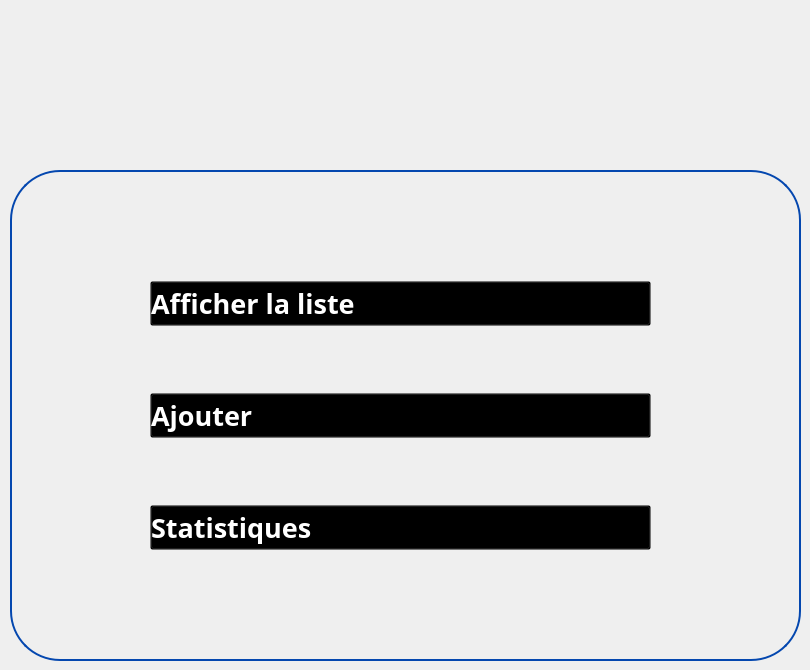
   <widget class="QWidget" name="projet">
    <widget class="QLabel" name="label_10">
     <property name="geometry">
      <rect>
       <x>320</x>
       <y>0</y>
       <width>181</width>
       <height>161</height>
      </rect>
     </property>
     <property name="styleSheet">
      <string notr="true">background:transparent;</string>
     </property>
     <property name="text">
      <string/>
     </property>
     <property name="pixmap">
      <pixmap>:/Downloads/wetransfer_icons_2024-02-06_1419/icons/project-management (1).png</pixmap>
     </property>
     <property name="scaledContents">
      <bool>true</bool>
     </property>
    </widget>
    <widget class="QGroupBox" name="groupBox_48">
     <property name="geometry">
      <rect>
       <x>10</x>
       <y>170</y>
       <width>791</width>
       <height>491</height>
      </rect>
     </property>
     <property name="styleSheet">
      <string notr="true">QGroupBox {
	border-radius:50px;
    border: 2px solid #0447AF; /* Red border */
}
</string>
     </property>
     <property name="title">
      <string/>
     </property>
     <widget class="QLabel" name="label_158">
      <property name="geometry">
       <rect>
        <x>190</x>
        <y>30</y>
        <width>51</width>
        <height>51</height>
       </rect>
      </property>
      <property name="text">
       <string/>
      </property>
      <property name="pixmap">
       <pixmap>../../Downloads/wetransfer_gestion-de-formations_2024-02-16_1550/icons/client.png</pixmap>
      </property>
      <property name="scaledContents">
       <bool>true</bool>
      </property>
     </widget>
     <widget class="QWidget" name="horizontalLayoutWidget_23">
      <property name="geometry">
       <rect>
        <x>140</x>
        <y>50</y>
        <width>501</width>
        <height>391</height>
       </rect>
      </property>
      <layout class="QVBoxLayout" name="verticalLayout_2">
       <item>
        <widget class="QPushButton" name="pushButton_147">
         <property name="font">
          <font>
           <family>Gill Sans MT</family>
           <pointsize>20</pointsize>
           <weight>75</weight>
           <bold>true</bold>
          </font>
         </property>
         <property name="styleSheet">
          <string notr="true">QPushButton:hover {
    color: blue;
    background: transparent;
}

QPushButton {
    text-align: left;
    background: transparent;
    color: rgb(255,255,255);
}
</string>
         </property>
         <property name="text">
          <string>Afficher la liste</string>
         </property>
         <property name="icon">
          <iconset>
           <normaloff>../../Downloads/wetransfer_icons_2024-02-06_1419/icons/liste-de-controle.png</normaloff>../../Downloads/wetransfer_icons_2024-02-06_1419/icons/liste-de-controle.png</iconset>
         </property>
         <property name="iconSize">
          <size>
           <width>50</width>
           <height>46</height>
          </size>
         </property>
        </widget>
       </item>
       <item>
        <widget class="QPushButton" name="pushButton_148">
         <property name="font">
          <font>
           <family>Gill Sans MT</family>
           <pointsize>20</pointsize>
           <weight>75</weight>
           <bold>true</bold>
          </font>
         </property>
         <property name="styleSheet">
          <string notr="true">QPushButton:hover {
    color: blue;
    background: transparent;
}

QPushButton {
    text-align: left;
    background: transparent;
    color: rgb(255,255,255);
}
</string>
         </property>
         <property name="text">
          <string>Ajouter </string>
         </property>
         <property name="icon">
          <iconset>
           <normaloff>../../Downloads/wetransfer_icons_2024-02-06_1419/icons/image (3).png</normaloff>../../Downloads/wetransfer_icons_2024-02-06_1419/icons/image (3).png</iconset>
         </property>
         <property name="iconSize">
          <size>
           <width>50</width>
           <height>46</height>
          </size>
         </property>
        </widget>
       </item>
       <item>
        <widget class="QPushButton" name="pushButton_149">
         <property name="font">
          <font>
           <family>Gill Sans MT</family>
           <pointsize>20</pointsize>
           <weight>75</weight>
           <bold>true</bold>
          </font>
         </property>
         <property name="styleSheet">
          <string notr="true">QPushButton:hover {
    color: blue;
    background: transparent;
}

QPushButton {
    text-align: left;
    background: transparent;
    color: rgb(255,255,255);
}

</string>
         </property>
         <property name="text">
          <string>Statistiques</string>
         </property>
         <property name="icon">
          <iconset>
           <normaloff>../../Downloads/wetransfer_icons_2024-02-06_1419/icons/image (2).png</normaloff>../../Downloads/wetransfer_icons_2024-02-06_1419/icons/image (2).png</iconset>
         </property>
         <property name="iconSize">
          <size>
           <width>50</width>
           <height>46</height>
          </size>
         </property>
        </widget>
       </item>
      </layout>
     </widget>
    </widget>
   </widget>
